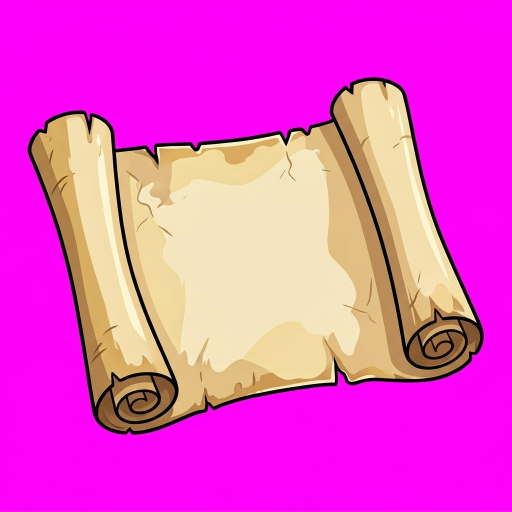
#> input picture assets/Ancient_parchment_scroll_prop_20261015233352.jpg, 1024 x 1024 px (shown at 1/2 size)
$ python -i destination_render.py   (imports and definitions only)
#> lines starting #> are read from the running program, lines starting #| are printed output that depends on the picture
"""Photo-first vertical destination renderer; isolated from legacy character scenes.

Uses Pillow for real typography and deterministic Ken Burns framing. It intentionally
refuses unresolved/unlicensed image assets instead of silently substituting artwork.
"""
from __future__ import annotations

from pathlib import Path
from typing import Any
import math

from PIL import Image, ImageDraw, ImageFont, ImageFilter, ImageEnhance
import numpy as np

WIDTH, HEIGHT = 1080, 1920
SAFE_X = 86
SAFE_TOP = 120
SAFE_BOTTOM = 150
INK = (20, 28, 38)
PAPER = (246, 243, 235)
ACCENT = (229, 172, 65)


# [38 lines left out: functions _font, _wrap, _fit_cover, not called in this run]


def render_scene_frame(scene: dict[str, Any], progress: float = 0.0,
                       image_path: str | Path | None = None,
                       width: int = WIDTH, height: int = HEIGHT) -> Image.Image:
    """Render one frame. All titles/captions are actual text, never image text."""
    if scene.get("type") not in {"still_kenburns", "map", "icon_card", "split_compare", "clip"}:
        raise ValueError("Unsupported destination scene type")
    progress = max(0.0, min(1.0, float(progress)))
    layout = scene.get("layout", "framed")
    if layout not in {"framed", "full-bleed"}:
        raise ValueError("layout must be framed or full-bleed")
    kind = scene["type"]
    if kind in {"still_kenburns", "clip", "split_compare"} and not image_path:
        raise ValueError(f"{kind} requires a reviewed, manifest-backed local image")
    if image_path:
        source = Image.open(image_path).convert("RGB")
        if max(source.size) < 1920 or min(source.size) < 1080:
            raise ValueError("Source image must have a long side of at least 1920 px and a short side of at least 1080 px")
        if layout == "full-bleed":
            canvas = _fit_cover(source, width, height, progress)
        else:
            background = _fit_cover(source, width, height, progress).filter(ImageFilter.GaussianBlur(26))
            overlay = Image.new("RGBA", background.size, (5, 12, 20, 118))
            canvas = Image.alpha_composite(background.convert("RGBA"), overlay)
            band_w, band_h = width - 2 * SAFE_X, int(height * 0.47)
            band = _fit_cover(source, band_w, band_h, progress)
            canvas.alpha_composite(band.convert("RGBA"), (SAFE_X, int(height * 0.27)))
            canvas = canvas.convert("RGB")
    else:
        canvas = Image.new("RGB", (width, height), PAPER if kind == "icon_card" else (21, 42, 61))
    draw = ImageDraw.Draw(canvas, "RGBA")
    title_font = _font(max(38, int(width * 0.055)), True)
    caption_font = _font(max(34, int(width * 0.043)), True)
    title = str(scene.get("title", ""))
    if title:
        lines = _wrap(draw, title, title_font, width - 2 * SAFE_X)
        y = SAFE_TOP
        for line in lines[:3]:
            draw.text((SAFE_X, y), line, font=title_font, fill=(*PAPER, 255), stroke_width=2, stroke_fill=(*INK, 220))
            y += int(title_font.size * 1.15)
    if kind in {"icon_card", "map"}:
        label = str(scene.get("labels", [""])[0] if scene.get("labels") else scene.get("label", ""))
        main_font = _font(max(52, int(width * 0.075)), True)
        lines = _wrap(draw, label, main_font, width - 2 * SAFE_X)
        block_h = len(lines) * int(main_font.size * 1.2)
        y = int(height * 0.42) - block_h // 2
        draw.rounded_rectangle((SAFE_X, y - 36, width - SAFE_X, y + block_h + 36), radius=28,
                               fill=(7, 17, 28, 210), outline=(*ACCENT, 255), width=4)
        for line in lines:
            box = draw.textbbox((0, 0), line, font=main_font)
            draw.text(((width - (box[2] - box[0])) // 2, y), line, font=main_font, fill=(*PAPER, 255))
            y += int(main_font.size * 1.2)
    narration = str(scene.get("narration", ""))
    if narration:
        lines = _wrap(draw, narration, caption_font, width - 2 * SAFE_X)
        max_lines = 4
        lines = lines[:max_lines]
        line_h = int(caption_font.size * 1.22)
        box_h = len(lines) * line_h + 46
        y = height - SAFE_BOTTOM - box_h
        draw.rounded_rectangle((SAFE_X // 2, y, width - SAFE_X // 2, height - SAFE_BOTTOM // 2),
                               radius=24, fill=(4, 9, 15, 224))
        for line in lines:
            draw.text((SAFE_X, y + 20), line, font=caption_font, fill=(*PAPER, 255))
            y += line_h
    if scene.get("archival_look") is True:
        canvas = _apply_archival_look(canvas, seed=str(scene.get("id", "archive")))
    if scene.get("ai_reconstruction") is True:
        draw = ImageDraw.Draw(canvas, "RGBA")
        label_font = _font(max(24, int(width * 0.032)), True)
        label = "ILLUSTRATION / RECONSTRUCTION"
        bbox = draw.textbbox((0, 0), label, font=label_font)
        pad = max(10, width // 60)
        x = width - (bbox[2] - bbox[0]) - SAFE_X
        y = height - SAFE_BOTTOM - (bbox[3] - bbox[1]) - 2 * pad
        draw.rounded_rectangle((x - pad, y - pad, width - SAFE_X + pad, y + bbox[3] - bbox[1] + pad),
                               radius=8, fill=(0, 0, 0, 220))
        draw.text((x, y), label, font=label_font, fill=(255, 244, 220, 255))
    return canvas


# [51 lines left out: functions _apply_archival_look, render_frame_array, validate_render_inputs, not called in this run]

>>> import cv2
>>> picture = cv2.imread('assets/Ancient_parchment_scroll_prop_20261015233352.jpg', cv2.IMREAD_GRAYSCALE)
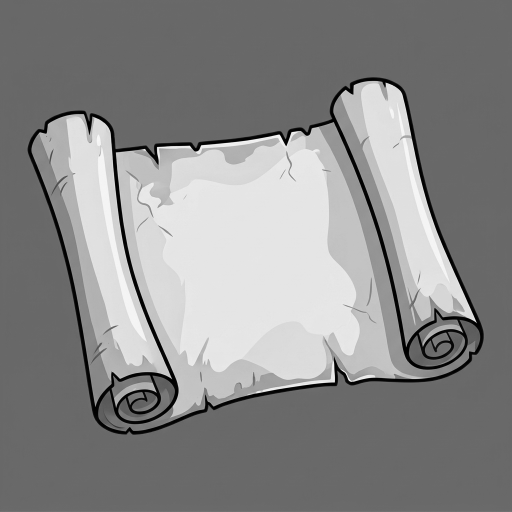
#> picture: shape (1024, 1024) (shown at 1/2 size); min 0, max 252, mean 137.3
>>> result = render_scene_frame(picture)
#> (the run stopped early here; a loop or call above may not have finished)

$ run again, on assets/Character_celebrating_in_vector_…_20261015233352.jpg
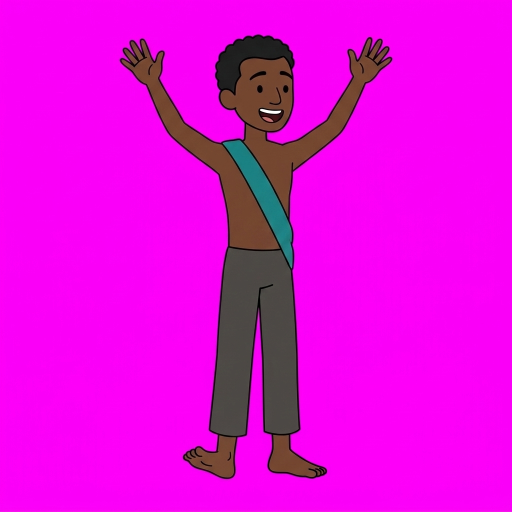
#> input picture assets/Character_celebrating_in_vector_…_20261015233352.jpg, 1024 x 1024 px (shown at 1/2 size)
#> `picture = cv2.imread('assets/Ancient_parchment_scroll_prop_20261015233..`:
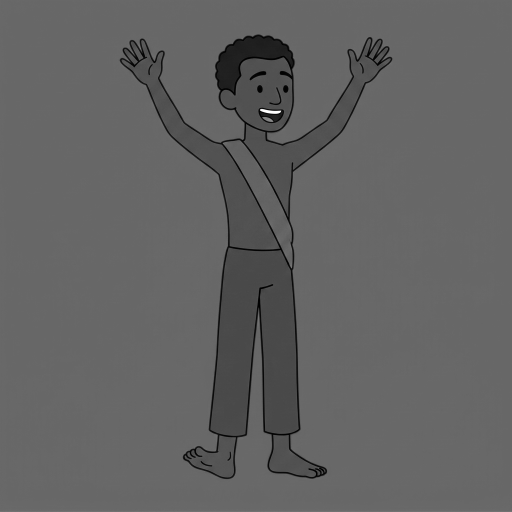
#> picture: shape (1024, 1024) (shown at 1/2 size); min 0, max 255, mean 98.6
